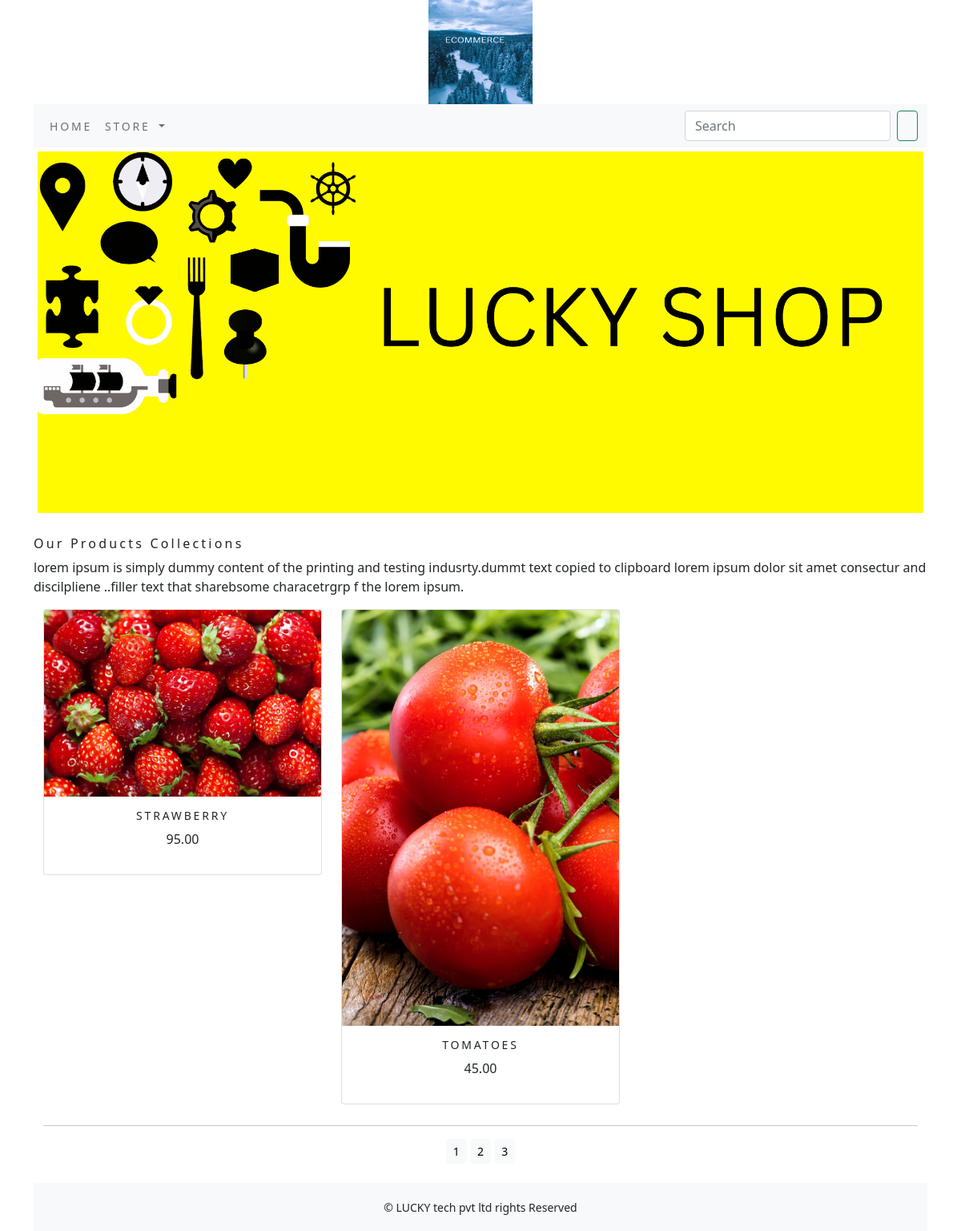
The page /store/?page=3 on the database its author committed.
### store/models.py (models this page shows, shortened)
class Product(models.Model):
    name=models.CharField(max_length=250,unique=True)
    slug=models.SlugField(max_length=250,unique=True)
    description=models.TextField(blank=True)
    price=models.DecimalField(max_digits=10,decimal_places=2)
    category=models.ForeignKey(Category,on_delete=models.CASCADE)
    image=models.ImageField(upload_to='product',blank=True)
    stock=models.IntegerField()
    available=models.BooleanField(default=True)
    created=models.DateTimeField(auto_now_add=True)
    updated=models.DateTimeField(auto_now_add=True)
    def get_url(self):
        return  reverse('store:prodCatdetail',args=[self.category.slug,self.slug])
    class Meta:
        ordering = ('name',)
        verbose_name = 'product'
        verbose_name_plural = 'products'

### store/views.py (the view)
# urls.py: path('', views.allProdCat, name='allProdCat'),
def allProdCat(request,c_slug=None):
    c_page=None
    products_list=None
    if c_slug!=None:
        c_page=get_object_or_404(Category,slug=c_slug)
        products_list=Product.objects.all().filter(category=c_page,available=True)
    else:
        products_list=Product.objects.all().filter(available=True)
    paginator=Paginator(products_list,6)
    try:
        page=int(request.GET.get('page','1'))
    except:
        page=1
    try:
        products=paginator.page(page)
    except(EmptyPage,InvalidPage):
        products=paginator.page(paginator.num_pages)
    return render(request,"category.html",{'category':c_page,'products':products})

### cart/context_processors.py (called while the page is built)
def counter(request):
    item_count=0
    if 'admin' in request.path:
         return {}
    else:
        try:
            cart=Cart.objects.filter(cart_id=_cart_id(request))
            car_items=CartItem.objects.all().filter(cart=cart[:1])
            for cart_items in car_items:
                  item_count += cart_items.quantity
        except Cart.DoesNotExist:
            item_count =0
    return  dict(item_count=item_count)

### cart/views.py (called while the page is built)
def _cart_id(request):
    cart=request.session.session_key
    if not cart:
        cart=request.session.create()
    return cart

### store/context_processors.py (called while the page is built)
def menu_links(request):
    links=Category.objects.all()
    return dict(links=links)

### store/models.py (called while the page is built)
    def get_url(self):
        return reverse('store:products_by_category',args=[self.slug])

### templates/category.html (shortened to what this page needs)
{% extends 'base.html' %}
{% load static %}
{% block content %}
<div class="mx_auto">
       {% if category %}
          <img class="my image" src="{{category.image.url}}" alt="{{category.name}}">
</div>
    <br>
<div>
          <h1 class="text-center my_title">{{category.name}}</h1>
           <p class="text-justify">{{category.description}}</p>
</div>
       {% else %}
<div>
<img class="my_image my_image_padding" src="{% static 'img/banner.png' %}" alt="our products" width="1330px;" height="300px">
</div>
<br>
<div>
    <h1 class="text center my_title"> Our Products Collections</h1>
    <p class="text-justify">lorem ipsum is simply dummy content of the printing and testing indusrty.dummt text copied to clipboard lorem ipsum dolor sit amet consectur and discilpliene ..filler text that sharebsome characetrgrp f the lorem ipsum.</p>
</div>
        {% endif %}
<div class="container">
    <div class="row mx_auto">
        {% for product in products.object_list %}
        <div class="my_bottom_margin col-9 col-sm-12 col-md-4 xol-lg-4">
             <div class="card text-center" style="min-width:18rem;">
                  <a href="{{product.get_url}}"><img class="card-img-top my_image" src="{{product.image.url}}" alt="{{product.name}}"></a>
              <div class="card-body">
                  <h4>{{product.name}}</h4>
                  <p>{{product.price}}</p>
              </div>
              </div>
            </div>
        {% endfor %}
        </div>
    <div class="mx-auto">
        {% if products.paginator.num_pages > 1 %}
        <hr>
        <div class="text-center">
            {% for pg in products.paginator.page_range %}
                <a href="?page={{pg}}"  class="btn btn-light btn-sm {% if products.number == pg %} active {% endif %}">{{pg}}</a>
            {% endfor %}
        </div>
        {% endif %}
    </div>
    <br>
</div>
{% endblock %}

### static/css/custom.css (style rules this page uses)
body { font-family: 'Roboto', sans-serif; }
.my_image { width:100%; height:auto; }
.my_title { font-size:16px; text_transform:uppercase; letter-spacing:.2em; }
.my_image_padding { padding:5px; }
.my_bottom_margin { margin-bottom:10px; }
.card-body h4 { font-size:14px; text-transform:uppercase; letter-spacing:.2em }

### rows shown on the page
Product: image (picture), name "STRAWBERRY", price "95.00"
Product: image (picture), name "TOMATOES", price "45.00"

### other values the page prints
{{ pg }} "1" "2" "3"
